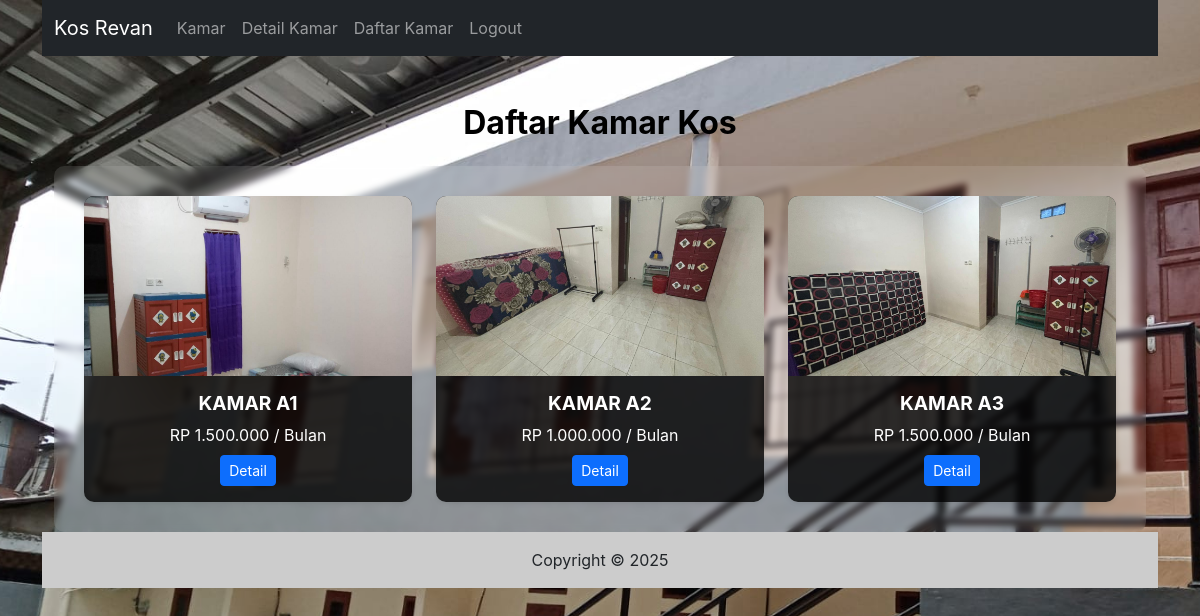
The app's page /admin/tes.php (signed in) with its own data.
### tables this page shows
CREATE TABLE `kamar` (
  `ID` int(11) NOT NULL,
  `Nama_Kamar` varchar(50) NOT NULL,
  `Harga` varchar(25) NOT NULL,
  `Gambar_Kamar` varchar(250) NOT NULL,
  `Fasilitas` varchar(500) NOT NULL,
  `Status` varchar(25) NOT NULL
);

### admin/tes.php (the view, shortened to what this page needs)
<?php
include("inc_header.php");
$sql = "SELECT * FROM kamar";
$q = mysqli_query($koneksi, $sql);
?>
<!DOCTYPE html>
<html lang="id">
<head>
    <link href="https://cdn.jsdelivr.net/npm/bootstrap@5.3.3/dist/css/bootstrap.min.css" rel="stylesheet">
</head>
<body>
    <div class="container">
        <h2 class="text-center text-black fw-bold mb-4 my-5">Daftar Kamar Kos</h2>
        <div class="overlay">
            <div class="row g-4">
                <?php
                while ($row = mysqli_fetch_assoc($q)) {
                    $gambarPath = "../gambar/" . $row['Gambar_Kamar'];
                    $namaKamar = strtoupper($row['Nama_Kamar']);
                    ?>
                <div class="col-md-4">
                    <div class="card shadow-sm">
                        <?php if (file_exists($gambarPath)) { ?>
                        <img src="<?php echo $gambarPath; ?>" alt="Gambar Kamar">
                        <?php } else { ?>
                        <img src="../gambar/default.jpg" alt="Tidak Ada Gambar">
                        <?php } ?>
                        <div class="card-body">
                            <h5 class="card-title"><?php echo $namaKamar; ?></h5>
                            <p class="mb-2"><?php echo $row['Harga']; ?></p>
                            <a href="detail_kamar.php?ID=<?php echo $row['ID']; ?>" class="btn btn-primary btn-sm">
                                Detail
                            </a>
                        </div>
                    </div>
                </div>
                <?php } ?>
            </div>
        </div>
    </div>
</body>
<?php include("inc_footer.php"); ?>
</html>

### admin/inc_header.php (style rules this page uses)
body { background-color: grey; background-size: cover; font-family: 'Inter', sans-serif; }

### admin/tes.php (style rules this page uses)
body { background: url('../gambar/kos.jpeg') no-repeat center center fixed; background-size: cover; font-family: 'Inter', sans-serif; }
.card { background-color: rgba(0, 0, 0, 0.8); color: white; border: none; border-radius: 10px; transition: transform 0.3s ease, box-shadow 0.3s ease; }
.card img { width: 100%; height: 180px; object-fit: cover; border-radius: 10px 10px 0 0; }
.card-title { font-size: 1.2rem; font-weight: bold; text-transform: uppercase; }
.card-body { text-align: center; }
.overlay { background-color: rgba(255, 255, 255, 0.1); backdrop-filter: blur(3px); border-radius: 10px; padding: 30px; }

### records on screen
kamar: Gambar_Kamar (picture), Nama_Kamar "KAMAR A1", Harga "RP 1.500.000 / Bulan"
kamar: Gambar_Kamar (picture), Nama_Kamar "KAMAR A2", Harga "RP 1.000.000 / Bulan"
kamar: Gambar_Kamar (picture), Nama_Kamar "KAMAR A3", Harga "RP 1.500.000 / Bulan"
